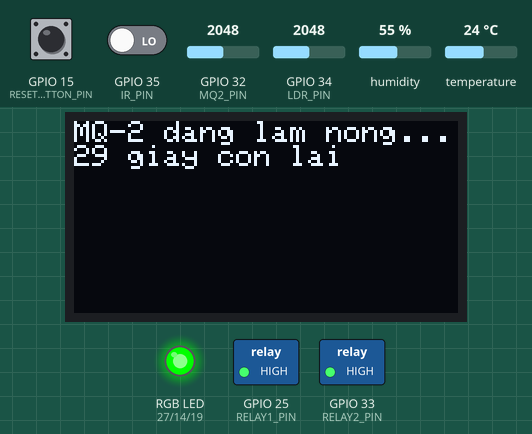
The sketch below on a simulated ESP32. On the bench: 128×64 one-colour display, switched loads named in the sketch (green lamp = pin HIGH), an RGB LED mixed from three pins (HIGH = lit). The inputs (shaded band) are chosen by the test bench; at power-on: GPIO 15 (RESET_BUTTON_PIN) HIGH, GPIO 32 (MQ2_PIN) = 2048, GPIO 34 (LDR_PIN) = 2048, GPIO 35 (IR_PIN) LOW, humidity 55 %, temperature 24 °C. WiFi joins after 1.5 s; servers stay silent unless stated; uploads are accepted with an empty reply; what the sketch prints to the serial monitor is not drawn.

Above: at 0.1 s.
At 8.1 s:
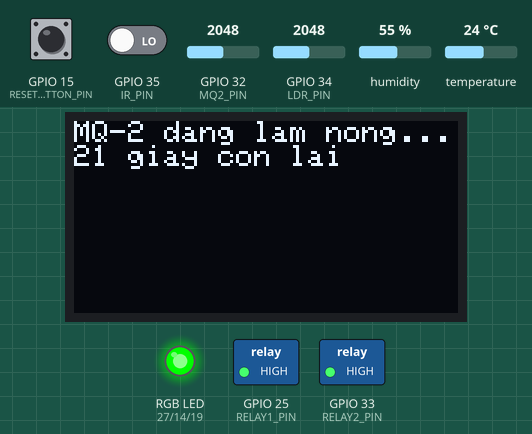
At 15.1 s:
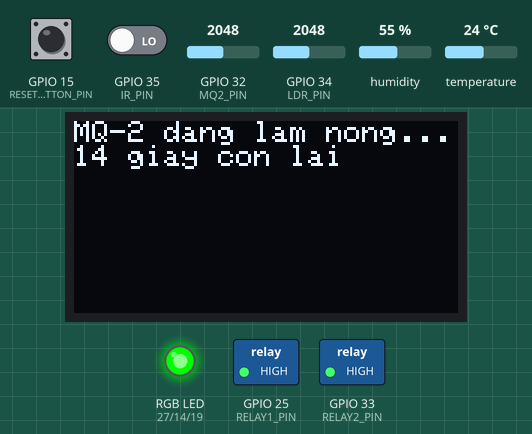
At 30.4 s:
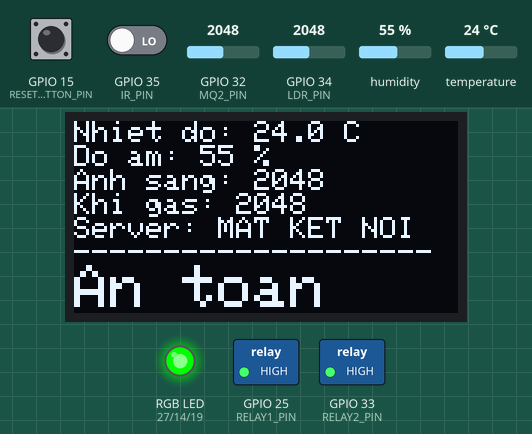
Timing chart, 0 to 31.9 s (numbered marks = the images above):
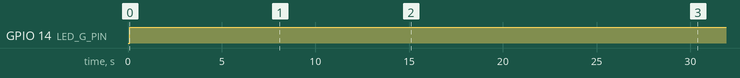

The sketch:

esp32_client.ino
```cpp
/*
  ESP32 CLIENT - Hệ thống phát hiện cháy/khói
  ---------------------------------------------
  Đọc DHT11 + quang trở + LM393 + MQ-2, gửi JSON lên server (Flask), nhận
  quyết định báo động và điều khiển OLED/LED RGB/Buzzer/Relay.

  Chưa làm (có thể bổ sung sau):
   - ArduinoOTA, esp_task_wdt tường minh, NTP time, ghi buffer ra flash khi
     mất mạng để không mất dữ liệu training.

  Thư viện cần cài (Library Manager):
   - DHT sensor library (Adafruit) + Adafruit Unified Sensor
   - Adafruit SSD1306 + Adafruit GFX Library
   - ArduinoJson (bản 7.x)
*/

#include <WiFi.h>
#include <HTTPClient.h>
#include <ArduinoJson.h>
#include <DHT.h>
#include <Wire.h>
#include <Adafruit_GFX.h>
#include <Adafruit_SSD1306.h>

#include "secrets.h"   // WIFI_SSID, WIFI_PASSWORD, SERVER_HOST, SERVER_PORT, DEVICE_ID

// ====== CHÂN KẾT NỐI (chỉnh lại theo board thực tế của bạn) ======
#define DHTPIN          4      // Chân data của DHT11
#define DHTTYPE         DHT11
#define LDR_PIN         34     // Analog - quang trở
#define IR_PIN          35     // Digital OUT - module LM393
#define MQ2_PIN         32     // Analog (A0) - module MQ-2
#define BUZZER_PIN      26
#define LED_R_PIN       27
#define LED_G_PIN       14
#define LED_B_PIN       19     // ĐÃ ĐỔI: GPIO12 là chân strapping, tránh dùng để lái LED
#define RELAY1_PIN      25
#define RELAY2_PIN      33
#define RESET_BUTTON_PIN 15    // Nút nhấn: 1 chân xuống GND, dùng INPUT_PULLUP

// Đa số module relay 5V thông dụng là active-LOW (tín hiệu LOW = đóng tiếp
// điểm). Nếu relay của bạn là active-HIGH, đổi thành false.
#define RELAY_ACTIVE_LOW true
#if RELAY_ACTIVE_LOW
  #define RELAY_ON  LOW
  #define RELAY_OFF HIGH
#else
  #define RELAY_ON  HIGH
  #define RELAY_OFF LOW
#endif

// ====== LEDC (PWM) cho LED RGB + Buzzer thụ động ======
#define LEDC_RES_BITS   8
#define LEDC_FREQ_RGB   5000
#define CH_LED_R        0
#define CH_LED_G        1
#define CH_LED_B        2
#define CH_BUZZER       3
#define BUZZER_TONE_HZ  2500

// ====== OLED ======
#define SCREEN_WIDTH  128
#define SCREEN_HEIGHT 64
#define OLED_RESET    -1
Adafruit_SSD1306 display(SCREEN_WIDTH, SCREEN_HEIGHT, &Wire, OLED_RESET);

DHT dht(DHTPIN, DHTTYPE);

// ====== ĐỊA CHỈ SERVER (ghép từ secrets.h) ======
const String SERVER_URL = String("http://") + SERVER_HOST + ":" + String(SERVER_PORT) + "/predict";
const String RESET_URL  = String("http://") + SERVER_HOST + ":" + String(SERVER_PORT) + "/reset/" + DEVICE_ID;

// ====== THỜI GIAN GỬI DỮ LIỆU ======
unsigned long lastSendTime = 0;
const unsigned long SEND_INTERVAL = 1000; // 1 mẫu / giây, khớp SAMPLE_PERIOD_S trong features.py

// ====== WARM-UP MQ-2 (chỉ ổn định dây đốt, KHÔNG thay cho burn-in 24-48h) ======
unsigned long bootTime = 0;
const unsigned long MQ2_WARMUP_MS = 30000;

// ====== WIFI: kết nối không chặn luồng, có timeout + backoff ======
bool wifiConnecting = false;
unsigned long wifiAttemptStart = 0;
unsigned long wifiNextAttemptAt = 0;
unsigned long wifiBackoffMs = 1000;
const unsigned long WIFI_ATTEMPT_TIMEOUT_MS = 10000;
const unsigned long WIFI_BACKOFF_MAX_MS = 30000;

// ====== GIỮ GIÁ TRỊ CẢM BIẾN HỢP LỆ GẦN NHẤT (thay vì bỏ qua khi lỗi) ======
float lastValidTemp = 25.0;
float lastValidHum  = 50.0;
uint32_t dhtErrorCount = 0;

// ====== LỊCH SỬ NHIỆT ĐỘ TẠI CHỖ (cho luật fail-safe khi mất server) ======
#define TEMP_HIST_LEN 6
float tempHist[TEMP_HIST_LEN];
unsigned long tempHistTime[TEMP_HIST_LEN];
uint8_t tempHistCount = 0, tempHistHead = 0;

// ====== LUẬT NGƯỠNG CỨNG TẠI CHỖ (PHẢI khớp GAS_HARD_LIMIT/TEMP_HARD_LIMIT/
// TEMP_RISE_HARD_LIMIT trong inference_server.py, để hành vi lúc mất mạng
// giống hệt lúc còn mạng) ======
const int   GAS_HARD_LIMIT       = 2500;
const float TEMP_HARD_LIMIT      = 60.0;
const float TEMP_RISE_HARD_LIMIT = 5.0; // độ C tăng trong ~5 giây

// ====== CHỐT BÁO ĐỘNG (latch) - chỉ gỡ khi bấm nút reset ======
bool alarmLatched = false;
String lastAlarmReason = "-";

// ====== KẾT QUẢ TỪ SERVER ======
// Khai báo NGAY TẠI ĐÂY (trước mọi hàm dùng nó) vì Arduino IDE tự sinh
// prototype cho các hàm ở đầu file: nếu struct này nằm sau hàm sử dụng nó,
// bản build sẽ báo lỗi "unknown type name 'ServerResult'".
struct ServerResult {
  bool httpOk = false;      // request có tới nơi và server trả 200 không
  bool alarm = false;
  float p_fire = -1.0;      // -1 nghĩa là không có thông tin
  bool warmingUp = false;
  String reason = "-";
  int httpCode = -1;
};

// ====== NHẤP NHÁY LED KHÔNG CHẶN LUỒNG ======
bool blinkOn = false;
unsigned long lastBlinkToggle = 0;
const unsigned long BLINK_INTERVAL_MS = 400;

// ====================================================================


// ====================================================================
// ADC: LẤY TRUNG VỊ ĐỂ GIẢM NHIỄU
// ====================================================================

int readAnalogMedian(int pin, uint8_t samples = 9) {
  int vals[9];
  for (uint8_t i = 0; i < samples; i++) {
    vals[i] = analogRead(pin);
    delayMicroseconds(200);
  }
  // insertion sort - đủ nhanh với mảng nhỏ (9 phần tử)
  for (uint8_t i = 1; i < samples; i++) {
    int key = vals[i];
    int j = i;
    while (j > 0 && vals[j - 1] > key) {
      vals[j] = vals[j - 1];
      j--;
    }
    vals[j] = key;
  }
  return vals[samples / 2];
}

void setup() {
  Serial.begin(115200);

  pinMode(IR_PIN, INPUT);
  pinMode(RESET_BUTTON_PIN, INPUT_PULLUP);
  pinMode(RELAY1_PIN, OUTPUT);
  pinMode(RELAY2_PIN, OUTPUT);
  digitalWrite(RELAY1_PIN, RELAY_OFF);
  digitalWrite(RELAY2_PIN, RELAY_OFF);

  // LEDC cho LED RGB + buzzer (thay analogWrite - không có trên core 2.x)
  ledcAttach(LED_R_PIN, LEDC_FREQ_RGB, LEDC_RES_BITS);
  ledcAttach(LED_G_PIN, LEDC_FREQ_RGB, LEDC_RES_BITS);
  ledcAttach(LED_B_PIN, LEDC_FREQ_RGB, LEDC_RES_BITS);
  ledcAttach(BUZZER_PIN, BUZZER_TONE_HZ, LEDC_RES_BITS);
  buzzerOff();
  setRGB(0, 0, 0);

  dht.begin();

  if (!display.begin(SSD1306_SWITCHCAPVCC, 0x3C)) {
    Serial.println("Khong tim thay OLED!");
  }
  showMessage("Dang khoi dong...");

  bootTime = millis();
  startWifiAttempt();
}

void loop() {
  serviceWiFi();
  serviceResetButton();

  // Trong lúc MQ-2 làm nóng: vẫn hiển thị đếm ngược, KHÔNG gửi dữ liệu
  // (dữ liệu lúc này không đáng tin, gửi lên chỉ làm bẩn tập huấn luyện).
  if (millis() - bootTime < MQ2_WARMUP_MS) {
    display.clearDisplay();
    display.setCursor(0, 0);
    display.setTextSize(1);
    display.println("MQ-2 dang lam nong...");
    display.print((MQ2_WARMUP_MS - (millis() - bootTime)) / 1000);
    display.println(" giay con lai");
    display.display();
    serviceAlarmOutputs(); // vẫn cho phép chốt báo động cũ tiếp tục hoạt động
    return;
  }

  if (millis() - lastSendTime >= SEND_INTERVAL) {
    lastSendTime = millis();
    runSensorCycle();
  }

  serviceAlarmOutputs(); // nhấp nháy LED/còi không chặn luồng, chạy mỗi vòng lặp
  yield(); // nhường CPU cho task WiFi/hệ thống, tránh watchdog reset
}

// ====================================================================
// ĐỌC CẢM BIẾN + FAIL-SAFE + GỬI SERVER
// ====================================================================

void runSensorCycle() {
  // ---- 1. Đọc cảm biến (ADC lấy trung vị để giảm nhiễu) ----
  bool sensorOk = true;

  float rawTemp = dht.readTemperature();
  float rawHum  = dht.readHumidity();
  if (isnan(rawTemp) || isnan(rawHum)) {
    dhtErrorCount++;
    sensorOk = false;
    Serial.printf("Loi doc DHT11 (lan %lu), dung gia tri cu.\n", (unsigned long)dhtErrorCount);
  } else {
    lastValidTemp = rawTemp;
    lastValidHum  = rawHum;
  }
  float temp = lastValidTemp;
  float hum  = lastValidHum;

  int light = readAnalogMedian(LDR_PIN);
  int gas   = readAnalogMedian(MQ2_PIN);
  int ir    = digitalRead(IR_PIN);

  unsigned long now = millis();
  pushTempHistory(temp, now);

  // ---- 2. Luật ngưỡng cứng TẠI CHỖ (chạy độc lập, luôn luôn) ----
  float tempRise5s = getTempRise5s(temp, now);
  bool localHardAlarm = (gas >= GAS_HARD_LIMIT) ||
                         (temp >= TEMP_HARD_LIMIT) ||
                         (tempRise5s >= TEMP_RISE_HARD_LIMIT);

  // ---- 3. Gửi lên server (có timeout) & nhận quyết định ----
  ServerResult res = sendToServer(temp, hum, light, ir, gas, sensorOk);

  // ---- 4. Gộp quyết định: cứng tại chỗ HOẶC server báo cháy ----
  bool finalAlarm = localHardAlarm || (res.httpOk && res.alarm);
  String reason;
  if (localHardAlarm) reason = res.httpOk ? "rule (co server)" : "rule (mat server)";
  else if (res.httpOk && res.alarm) reason = "model";
  else reason = "safe";

  if (finalAlarm) {
    alarmLatched = true;   // CHỐT lại - chỉ nút reset mới gỡ được
    lastAlarmReason = reason;
  }

  updateDisplay(temp, hum, light, gas, res, localHardAlarm);
}

// ====================================================================
// GIAO TIẾP SERVER
// ====================================================================

ServerResult sendToServer(float temp, float hum, int light, int ir, int gas, bool sensorOk) {
  ServerResult result;

  if (WiFi.status() != WL_CONNECTED) {
    result.httpCode = -1;
    return result; // không mất công mở HTTPClient khi chắc chắn không có mạng
  }

  HTTPClient http;
  http.setConnectTimeout(2000); // tránh loop bị treo nhiều giây khi server chết
  http.setTimeout(3000);
  http.begin(SERVER_URL);
  http.addHeader("Content-Type", "application/json");

  JsonDocument doc; // ArduinoJson v7: tự quản lý kích thước, không cần template<N>
  doc["temp"]      = temp;
  doc["hum"]       = hum;
  doc["light"]     = light;
  doc["ir"]        = ir;
  doc["gas"]       = gas;
  doc["device_id"] = DEVICE_ID;
  doc["sensor_ok"] = sensorOk ? 1 : 0;

  String requestBody;
  serializeJson(doc, requestBody);

  int httpCode = http.POST(requestBody);
  result.httpCode = httpCode;

  if (httpCode == 200) {
    String response = http.getString();
    JsonDocument resDoc;
    DeserializationError err = deserializeJson(resDoc, response);
    if (!err) {
      result.httpOk = true;
      // Ưu tiên "alarm" (schema mới); nếu không có, suy ra từ "prediction"
      // để vẫn tương thích ngược với server cũ.
      if (resDoc["alarm"].is<bool>()) {
        result.alarm = resDoc["alarm"].as<bool>();
      } else if (resDoc["prediction"].is<int>()) {
        result.alarm = (resDoc["prediction"].as<int>() == 1);
      }
      if (resDoc["p_fire"].is<float>()) result.p_fire = resDoc["p_fire"].as<float>();
      result.warmingUp = resDoc["warming_up"] | false;
      result.reason = resDoc["reason"] | "server";
    } else {
      Serial.println("Loi parse JSON tu server: " + String(err.c_str()));
    }
    Serial.println("Server response: " + response);
  } else if (httpCode == 400) {
    // Dữ liệu bị server từ chối (validate_reading nem ValueError) - KHÔNG
    // phải sự cố mạng, mà là dữ liệu cảm biến có vấn đề. In ra để debug.
    String response = http.getString();
    Serial.println("Server tu choi du lieu (400): " + response);
  } else {
    Serial.println("Loi HTTP: " + String(httpCode));
  }

  http.end();
  return result;
}

// ====================================================================
// WIFI - KHÔNG CHẶN LUỒNG, CÓ TIMEOUT + BACKOFF
// ====================================================================

void startWifiAttempt() {
  WiFi.mode(WIFI_STA);
  WiFi.begin(WIFI_SSID, WIFI_PASSWORD);
  wifiConnecting = true;
  wifiAttemptStart = millis();
  Serial.println("Dang thu ket noi WiFi...");
}

void serviceWiFi() {
  if (WiFi.status() == WL_CONNECTED) {
    if (wifiConnecting) {
      wifiConnecting = false;
      wifiBackoffMs = 1000; // reset backoff khi đã nối thành công
      Serial.println("Da ket noi WiFi! IP: " + WiFi.localIP().toString());
    }
    return;
  }

  if (wifiConnecting) {
    // Đang thử mà quá lâu không được -> bỏ cuộc lần này, chờ backoff rồi thử lại
    if (millis() - wifiAttemptStart > WIFI_ATTEMPT_TIMEOUT_MS) {
      wifiConnecting = false;
      wifiNextAttemptAt = millis() + wifiBackoffMs;
      Serial.println("WiFi timeout, thu lai sau " + String(wifiBackoffMs / 1000) + "s");
      wifiBackoffMs = min(wifiBackoffMs * 2, WIFI_BACKOFF_MAX_MS);
    }
  } else if (millis() >= wifiNextAttemptAt) {
    startWifiAttempt();
  }
}

// ====================================================================
// NÚT RESET VẬT LÝ (gỡ chốt báo động)
// ====================================================================

void serviceResetButton() {
  static unsigned long lastPress = 0;
  if (digitalRead(RESET_BUTTON_PIN) == LOW && millis() - lastPress > 300) { // chống dội phím
    lastPress = millis();
    if (alarmLatched) {
      alarmLatched = false;
      lastAlarmReason = "-";
      Serial.println(">>> Da RESET bao dong bang nut nhan <<<");
      if (WiFi.status() == WL_CONNECTED) {
        HTTPClient http;
        http.setConnectTimeout(1500);
        http.setTimeout(2000);
        http.begin(RESET_URL);
        http.GET(); // đồng bộ gỡ chốt bên server (không cần đọc response)
        http.end();
      }
    }
  }
}

// ====================================================================
// FAIL-SAFE TẠI CHỖ: lịch sử nhiệt độ ~5 giây gần nhất
// ====================================================================

void pushTempHistory(float t, unsigned long now) {
  tempHist[tempHistHead] = t;
  tempHistTime[tempHistHead] = now;
  tempHistHead = (tempHistHead + 1) % TEMP_HIST_LEN;
  if (tempHistCount < TEMP_HIST_LEN) tempHistCount++;
}

float getTempRise5s(float currentTemp, unsigned long now) {
  float oldestInWindow = currentTemp;
  unsigned long bestAge = 0;
  for (uint8_t i = 0; i < tempHistCount; i++) {
    unsigned long age = now - tempHistTime[i];
    if (age <= 6000 && age > bestAge) { // xấp xỉ cửa sổ ~5-6 giây
      bestAge = age;
      oldestInWindow = tempHist[i];
    }
  }
  return currentTemp - oldestInWindow;
}


// ====================================================================
// HIỂN THỊ + ĐẦU RA (LED/BUZZER/RELAY) - KHÔNG DÙNG delay()
// ====================================================================

void updateDisplay(float temp, float hum, int light, int gas,
                    const ServerResult& res, bool localHardAlarm) {
  display.clearDisplay();
  display.setCursor(0, 0);
  display.setTextSize(1);
  display.print("Nhiet do: "); display.print(temp, 1); display.println(" C");
  display.print("Do am: ");    display.print(hum, 0);  display.println(" %");
  display.print("Anh sang: "); display.println(light);
  display.print("Khi gas: ");  display.println(gas);

  if (!res.httpOk) {
    display.println("Server: MAT KET NOI");
  } else if (res.warmingUp) {
    display.println("Server: dang khoi dong");
  } else if (res.p_fire >= 0) {
    display.print("P(chay)="); display.println(res.p_fire, 2);
  }
  display.println("--------------------");

  if (alarmLatched) {
    display.setTextSize(2);
    display.println("CANH BAO!");
    display.println("CHAY/KHOI");
    display.setTextSize(1);
    display.print("Ly do: "); display.println(lastAlarmReason);
    display.println("(Bam nut de reset)");
  } else {
    display.setTextSize(2);
    display.println("An toan");
  }

  display.display();
}

void serviceAlarmOutputs() {
  if (alarmLatched) {
    digitalWrite(RELAY1_PIN, RELAY_ON);
    digitalWrite(RELAY2_PIN, RELAY_ON);
    buzzerOn();

    // Nhấp nháy đỏ không chặn luồng (thay cho delay(150) ở bản cũ)
    if (millis() - lastBlinkToggle >= BLINK_INTERVAL_MS) {
      lastBlinkToggle = millis();
      blinkOn = !blinkOn;
      setRGB(blinkOn ? 255 : 0, 0, 0);
    }
  } else {
    digitalWrite(RELAY1_PIN, RELAY_OFF);
    digitalWrite(RELAY2_PIN, RELAY_OFF);
    buzzerOff();
    setRGB(0, 255, 0); // Xanh lá = an toàn
  }
}

void setRGB(uint8_t r, uint8_t g, uint8_t b) {
  ledcWrite(LED_R_PIN, r);
  ledcWrite(LED_G_PIN, g);
  ledcWrite(LED_B_PIN, b);
}

void buzzerOn()  { ledcWriteTone(BUZZER_PIN, BUZZER_TONE_HZ); }
void buzzerOff() { ledcWriteTone(BUZZER_PIN, 0); }

void showMessage(const char* msg) {
  display.clearDisplay();
  display.setTextSize(1);
  display.setTextColor(SSD1306_WHITE);
  display.setCursor(0, 0);
  display.println(msg);
  display.display();
}
```

secrets.h
```cpp
#pragma once
// ĐỪNG commit file này lên git thật (thêm "secrets.h" vào .gitignore).
// Đây chỉ là nơi TÁCH RIÊNG thông tin nhạy cảm khỏi esp32_client.ino,
// để không lỡ tay đẩy WiFi password/IP nội bộ lên kho công khai.

#define WIFI_SSID       "Rinchan"
#define WIFI_PASSWORD   "dinhneuwu"

// IP máy tính chạy data_collection_server.py / inference_server.py
#define SERVER_HOST     "10.69.226.78"
#define SERVER_PORT     5000

// ID DUY NHẤT cho mỗi ESP32. Server (features.py/inference_server.py) tách
// lịch sử & trạng thái báo động theo device_id -> BẮT BUỘC phải khác nhau
// nếu bạn triển khai nhiều thiết bị, nếu không dữ liệu sẽ trộn lẫn.
#define DEVICE_ID       "esp32-may-1"
```

Measured:
- by itself, GPIO 14 (LED_G_PIN): LOW → HIGH at 0.08 s
- what the display in image 1 shows lasts 1.0 s, from 8.1 s to 9.1 s
